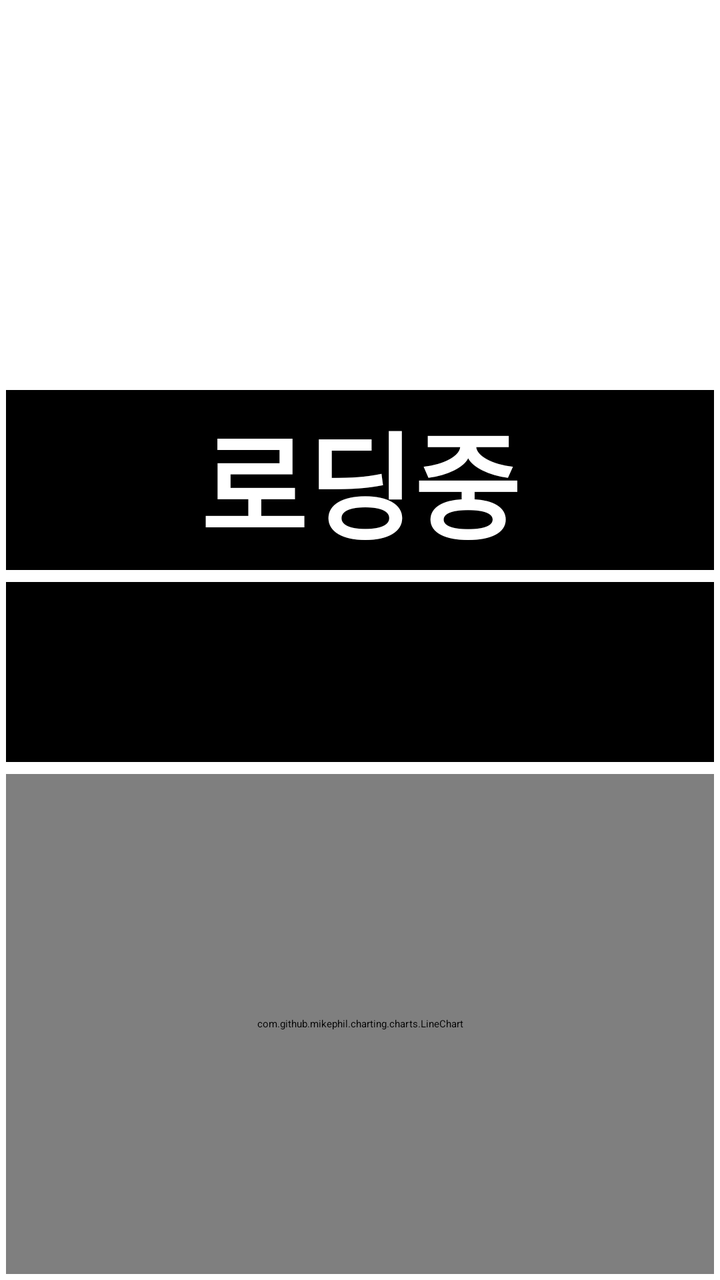
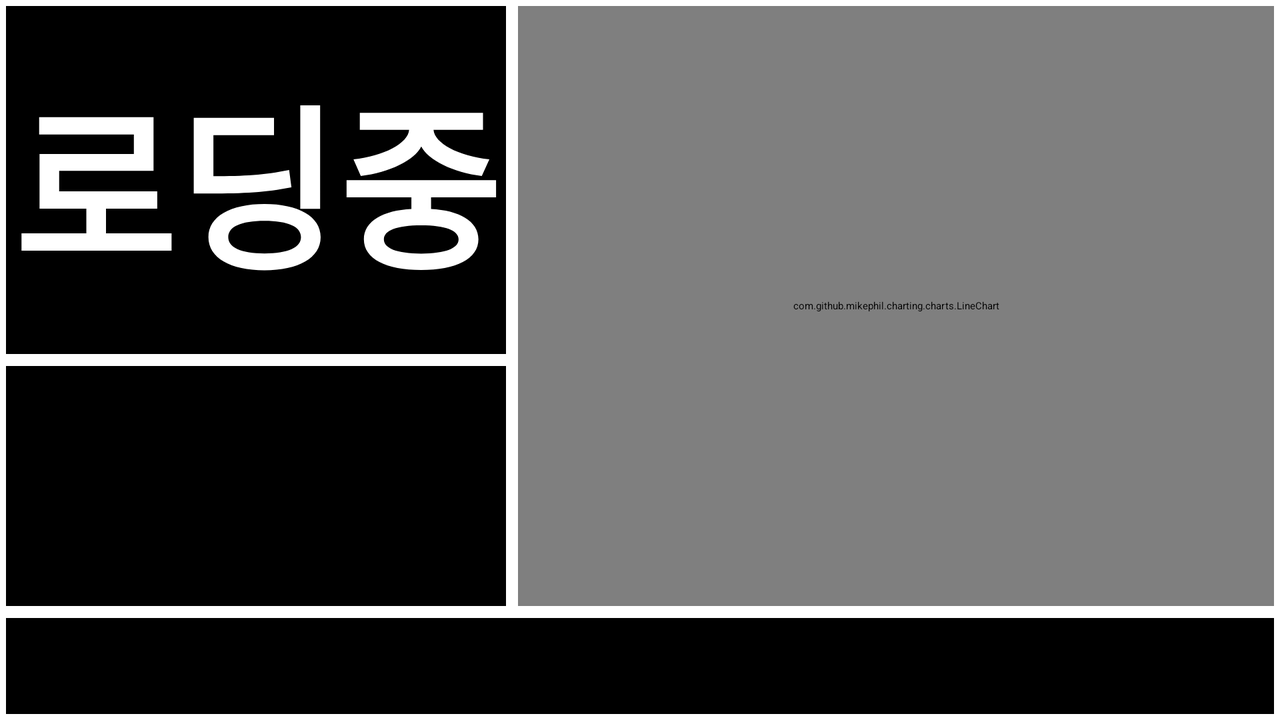

Compare how this app lays out the same screen by default and in its alternative resource folder. The renders come first, then the two layout files and the values they reference.
<!-- AndroidManifest.xml: application theme Theme.NightViewer -->
<!-- res/layout/singleview_screen.xml -->
<?xml version="1.0" encoding="utf-8"?>
<androidx.constraintlayout.widget.ConstraintLayout xmlns:android="http://schemas.android.com/apk/res/android"
    xmlns:app="http://schemas.android.com/apk/res-auto"
    xmlns:tools="http://schemas.android.com/tools"
    android:id="@+id/mainlayout2"
    android:layout_width="match_parent"
    android:layout_height="match_parent"
    android:background="?attr/fullscreenBackgroundColor"
    android:theme="@style/ThemeOverlay.NightViewer.FullscreenContainer"
    android:resizeableActivity="true">

    <androidx.constraintlayout.widget.Guideline
        android:id="@+id/guideline"
        android:layout_width="wrap_content"
        android:layout_height="wrap_content"
        android:orientation="horizontal"
        app:layout_constraintGuide_percent="0.0" />

    
    <androidx.constraintlayout.widget.Guideline
        android:id="@+id/guideline1"
        android:layout_width="wrap_content"
        android:layout_height="wrap_content"
        android:orientation="horizontal"
        app:layout_constraintGuide_percent="0.3" />

    
    <androidx.constraintlayout.widget.Guideline
        android:id="@+id/guideline2"
        android:layout_width="wrap_content"
        android:layout_height="wrap_content"
        android:orientation="horizontal"
        app:layout_constraintGuide_percent="0.45" />

    <androidx.constraintlayout.widget.Guideline
        android:id="@+id/guideline3"
        android:layout_width="wrap_content"
        android:layout_height="wrap_content"
        android:orientation="horizontal"
        app:layout_constraintGuide_percent="0.6" />



    
    <TextView
        android:id="@+id/screen_bg"
        android:layout_width="0dp"
        android:layout_height="0dp"
        android:keepScreenOn="true"
        android:textColor="@android:color/white"
        android:textStyle="bold"
        android:gravity="center"
        android:layout_margin="3dp"
        android:includeFontPadding="false"
        android:autoSizeTextType="uniform"
        android:autoSizeMinTextSize="10sp"
        android:autoSizeMaxTextSize="10000sp"
        android:maxLines="1"
        android:text=" "
        app:layout_constraintTop_toTopOf="@id/guideline"
        app:layout_constraintBottom_toTopOf="@id/guideline1"
        app:layout_constraintStart_toStartOf="parent"
        app:layout_constraintEnd_toEndOf="parent" />

    
    <TextView
        android:id="@+id/screen_direction"
        android:layout_width="0dp"
        android:layout_height="0dp"
        android:background="@color/Black"
        android:layout_margin="3dp"
        android:gravity="center"
        android:includeFontPadding="false"
        android:keepScreenOn="true"
        android:text="로딩중"
        android:maxLines="1"
        android:textColor="@android:color/white"
        android:padding="3sp"
        android:autoSizeTextType="uniform"
        android:autoSizeMinTextSize="10sp"
        android:autoSizeMaxTextSize="10000sp"
        android:textStyle="bold"
        app:layout_constraintTop_toTopOf="@id/guideline1"
        app:layout_constraintBottom_toTopOf="@id/guideline2"
        app:layout_constraintStart_toStartOf="parent"
        app:layout_constraintEnd_toEndOf="parent" />

    
    <TextView
        android:id="@+id/screen_info"
        android:layout_width="0dp"
        android:layout_height="0dp"
        android:layout_margin="3dp"
        android:keepScreenOn="true"
        android:textColor="@android:color/white"
        android:textStyle="bold"
        android:background="@color/Black"
        android:gravity="center"
        android:includeFontPadding="false"
        android:padding="3sp"
        android:autoSizeTextType="uniform"
        android:maxLines="2"
        android:text=" "
        app:layout_constraintTop_toTopOf="@id/guideline2"
        app:layout_constraintBottom_toBottomOf="@id/guideline3"
        app:layout_constraintStart_toStartOf="parent"
        app:layout_constraintEnd_toEndOf="parent" />

    <com.github.mikephil.charting.charts.LineChart
        android:id="@+id/lineChart"
        android:layout_width="0dp"
        android:layout_margin="3dp"
        android:layout_height="0dp"
        app:layout_constraintBottom_toBottomOf="parent"
        app:layout_constraintEnd_toEndOf="parent"
        app:layout_constraintHorizontal_bias="0.0"
        app:layout_constraintStart_toStartOf="parent"
        app:layout_constraintTop_toBottomOf="@+id/guideline3"
        app:layout_constraintVertical_bias="1.0" />

    <LinearLayout
        android:layout_width="match_parent"
        android:layout_height="match_parent"
        android:gravity="center"
        android:orientation="vertical"
        android:padding="16dp"
        tools:layout_editor_absoluteX="16dp"
        tools:layout_editor_absoluteY="0dp">


    </LinearLayout>

</androidx.constraintlayout.widget.ConstraintLayout>
<!-- resources referenced by this layout -->
<resources>
  <color name="Black">#000000</color>
  <style name="ThemeOverlay.NightViewer.FullscreenContainer" parent="">
          <item name="fullscreenBackgroundColor">@color/Black</item>
          <item name="fullscreenTextColor">@color/White</item>
      </style>
  <style name="Theme.NightViewer" parent="Theme.MaterialComponents.DayNight.DarkActionBar">
          
          <item name="colorPrimary">@color/Black</item>
          <item name="colorPrimaryVariant">@color/Black</item>
          <item name="colorOnPrimary">@color/White</item>
          
          <item name="android:statusBarColor" tools:targetApi="l">?attr/colorPrimaryVariant</item>
          
      </style>
  <color name="White">#FFFFFF</color>
</resources>
<!-- res/layout-land/singleview_screen.xml (the repository's variant of the layout above) -->
<!-- drawn on the phone turned sideways -->
<androidx.constraintlayout.widget.ConstraintLayout xmlns:android="http://schemas.android.com/apk/res/android"
    xmlns:app="http://schemas.android.com/apk/res-auto"
    android:id="@+id/mainlayout2"
    android:layout_width="match_parent"
    android:layout_height="match_parent"
    android:background="?attr/fullscreenBackgroundColor"
    android:theme="@style/ThemeOverlay.NightViewer.FullscreenContainer"
    android:resizeableActivity="true">

    
    <androidx.constraintlayout.widget.Guideline
        android:id="@+id/guideline1"
        android:layout_width="wrap_content"
        android:layout_height="wrap_content"
        android:orientation="vertical"
        app:layout_constraintGuide_percent="0.4" />

    
    <androidx.constraintlayout.widget.Guideline
        android:id="@+id/guideline2"
        android:layout_width="wrap_content"
        android:layout_height="wrap_content"
        android:orientation="horizontal"
        app:layout_constraintGuide_percent="0.85" />

    <androidx.constraintlayout.widget.Guideline
        android:id="@+id/guideline3"
        android:layout_width="wrap_content"
        android:layout_height="wrap_content"
        android:orientation="horizontal"
        app:layout_constraintGuide_percent="0.5" />

    

    

    

    <TextView
        android:id="@+id/screen_bg"
        android:layout_width="0dp"
        android:layout_height="0dp"
        android:autoSizeMaxTextSize="10000sp"
        android:autoSizeMinTextSize="10sp"
        android:autoSizeTextType="uniform"
        android:background="@android:color/black"
        android:gravity="center"
        android:includeFontPadding="false"
        android:keepScreenOn="true"
        android:maxLines="1"
        android:padding="3sp"
        android:layout_margin="3dp"
        android:text="로딩중"
        android:textColor="@android:color/white"
        android:textStyle="bold"
        app:layout_constraintBottom_toTopOf="@id/guideline3"
        app:layout_constraintEnd_toStartOf="@id/guideline1"
        app:layout_constraintHorizontal_bias="1.0"
        app:layout_constraintStart_toStartOf="parent"
        app:layout_constraintTop_toTopOf="parent"
        app:layout_constraintVertical_bias="0.0" />

    <TextView
        android:id="@+id/screen_direction"
        android:layout_width="0dp"
        android:layout_height="0dp"
        android:autoSizeMaxTextSize="10000sp"
        android:autoSizeMinTextSize="10sp"
        android:layout_margin="3dp"
        android:autoSizeTextType="uniform"
        android:background="@android:color/black"
        android:gravity="center"
        android:includeFontPadding="false"
        android:keepScreenOn="true"
        android:maxLines="1"
        android:padding="3sp"
        android:text=""
        android:textColor="@android:color/white"
        android:textStyle="bold"
        app:layout_constraintBottom_toTopOf="@id/guideline2"
        app:layout_constraintEnd_toStartOf="@+id/guideline1"
        app:layout_constraintHorizontal_bias="1.0"
        app:layout_constraintStart_toStartOf="parent"
        app:layout_constraintTop_toTopOf="@id/guideline3"
        app:layout_constraintVertical_bias="1.0" />

    <TextView
        android:id="@+id/screen_info"
        android:layout_width="0dp"
        android:layout_height="0dp"
        android:keepScreenOn="true"
        android:textColor="@android:color/white"
        android:textStyle="bold"
        android:background="@android:color/black"
        android:layout_margin="3dp"
        android:gravity="center"
        android:includeFontPadding="false"
        android:padding="3sp"
        android:autoSizeTextType="uniform"
        android:maxLines="2"
        android:text=""
        app:layout_constraintTop_toTopOf="@id/guideline2"
        app:layout_constraintBottom_toBottomOf="parent"
        app:layout_constraintStart_toStartOf="parent"
        app:layout_constraintEnd_toEndOf="parent" />

    <com.github.mikephil.charting.charts.LineChart
        android:id="@+id/lineChart"
        android:layout_width="0dp"
        android:layout_height="0dp"
        android:layout_margin="3dp"
        app:layout_constraintBottom_toTopOf="@id/guideline2"
        app:layout_constraintEnd_toEndOf="parent"
        app:layout_constraintHorizontal_bias="0.0"
        app:layout_constraintStart_toEndOf="@+id/guideline1"
        app:layout_constraintTop_toTopOf="parent"
        app:layout_constraintVertical_bias="1.0" />

</androidx.constraintlayout.widget.ConstraintLayout>
<!-- resources referenced by the variant -->
<!-- as the phone turned sideways resolves them -->
<resources>
  <style name="ThemeOverlay.NightViewer.FullscreenContainer" parent="">
          <item name="fullscreenBackgroundColor">@color/Black</item>
          <item name="fullscreenTextColor">@color/White</item>
      </style>
  <style name="Theme.NightViewer" parent="Theme.MaterialComponents.DayNight.DarkActionBar">
          
          <item name="colorPrimary">@color/Black</item>
          <item name="colorPrimaryVariant">@color/Black</item>
          <item name="colorOnPrimary">@color/White</item>
          
          <item name="android:statusBarColor" tools:targetApi="l">?attr/colorPrimaryVariant</item>
          
      </style>
  <color name="Black">#000000</color>
  <color name="White">#FFFFFF</color>
</resources>
